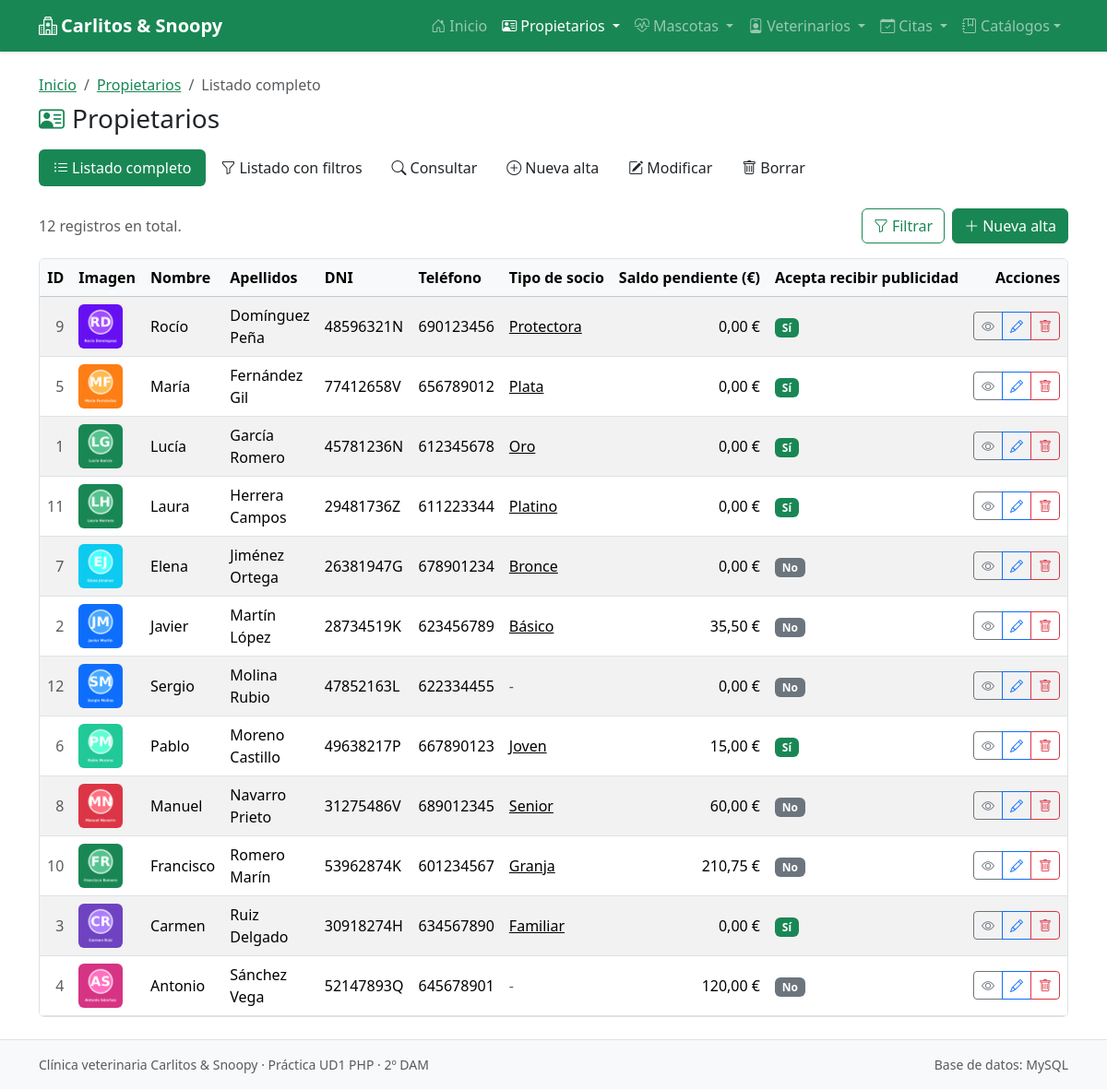
/listado.php?t=propietarios, run on the app's committed database.
### tables this page shows
CREATE TABLE propietarios (
  id                 INT UNSIGNED  NOT NULL AUTO_INCREMENT,
  nombre             VARCHAR(50)   NOT NULL,
  apellidos          VARCHAR(100)  NOT NULL,
  dni                CHAR(9)       NOT NULL,
  telefono           VARCHAR(15)   NOT NULL,
  email              VARCHAR(100)  NULL,
  direccion          VARCHAR(150)  NULL,
  saldo_pendiente    DECIMAL(8,2)  NOT NULL DEFAULT 0.00,
  acepta_publicidad  TINYINT(1)    NOT NULL DEFAULT 0,
  fecha_alta         DATE          NOT NULL,
  foto               VARCHAR(255)  NULL,
  tipo_socio_id      INT UNSIGNED  NULL,           
  PRIMARY KEY (id),
  UNIQUE KEY uk_propietarios_dni (dni),
  UNIQUE KEY uk_propietarios_email (email),
  KEY idx_propietarios_tipo_socio (tipo_socio_id),
  CONSTRAINT ck_propietarios_publicidad CHECK (acepta_publicidad IN (0, 1)),
  CONSTRAINT fk_propietarios_tipo_socio
    FOREIGN KEY (tipo_socio_id) REFERENCES tipos_socio (id)
    ON UPDATE CASCADE ON DELETE SET NULL
);

### www/config.php (called while the page is built, shortened)
<?php
function env(string $nombre, string $porDefecto = ''): string
{
    $valor = getenv($nombre);
    return ($valor === false || $valor === '') ? $porDefecto : $valor;
}
function conectar(): PDO
{
    $opciones = [
        PDO::ATTR_ERRMODE            => PDO::ERRMODE_EXCEPTION,
        PDO::ATTR_DEFAULT_FETCH_MODE => PDO::FETCH_ASSOC,
    ];
    if (DB_DRIVER === 'pgsql') {
        $dsn = 'pgsql:host=' . DB_HOST . ';port=' . DB_PORT . ';dbname=' . DB_NAME . ';sslmode=' . env('DB_SSLMODE', 'require');
        $opciones[PDO::ATTR_EMULATE_PREPARES] = true;
    } else {
        $dsn = 'mysql:host=' . DB_HOST . ';port=' . DB_PORT . ';dbname=' . DB_NAME . ';charset=utf8mb4';
    }
    $pdo = new PDO($dsn, DB_USER, DB_PASS, $opciones);
    return $pdo;
}

### www/inc/componentes.php (the view, shortened to what this page needs)
<?php
function tabla_registros(string $tabla, array $filas): void
{
    $d = def($tabla);
    $columnas = array_filter($d['campos'], fn($c) => !empty($c['lista']));
    ?>
    <div class="table-responsive border rounded bg-body">
        <table class="table table-hover table-striped align-middle mb-0">
            <thead class="table-light">
            <tr>
                <th scope="col" class="text-end">ID</th>
                <th scope="col">Imagen</th>
                <?php foreach ($columnas as $campo): ?>
                    <th scope="col" class="<?= in_array($campo['tipo'], ['decimal', 'entero'], true) ? 'text-end' : '' ?> text-nowrap"><?= e($campo['label']) ?></th>
                <?php endforeach; ?>
                <th scope="col" class="text-end">Acciones</th>
            </tr>
            </thead>
            <tbody>
            <?php foreach ($filas as $f): ?>
                <tr>
                    <td class="text-end text-body-secondary"><?= (int) $f['id'] ?></td>
                    <td><img src="<?= e(url_imagen($f[$d['imagen']])) ?>" alt="" class="miniatura rounded" loading="lazy"></td>
                    <?php foreach ($columnas as $nombre => $campo): ?>
                        <td class="<?= in_array($campo['tipo'], ['decimal', 'entero'], true) ? 'text-end text-nowrap' : '' ?>">
                            <?= mostrar_valor($campo, $f, $nombre) ?></td>
                    <?php endforeach; ?>
                    <td class="text-end text-nowrap">
                        <div class="btn-group btn-group-sm" role="group" aria-label="Acciones">
                            <a class="btn btn-outline-secondary" href="<?= e(url('consulta', ['t' => $tabla, 'id' => $f['id']])) ?>" title="Ver ficha"><i class="bi bi-eye"></i><span class="visually-hidden">Ver</span></a>
                            <a class="btn btn-outline-primary" href="<?= e(url('modificar', ['t' => $tabla, 'id' => $f['id']])) ?>" title="Modificar"><i class="bi bi-pencil"></i><span class="visually-hidden">Modificar</span></a>
                            <a class="btn btn-outline-danger" href="<?= e(url('borrar', ['t' => $tabla, 'id' => $f['id']])) ?>" title="Borrar"><i class="bi bi-trash"></i><span class="visually-hidden">Borrar</span></a>
                        </div>
                    </td>
                </tr>
            <?php endforeach; ?>
            </tbody>
        </table>
    </div>
    <?php
}
    ?>

### www/inc/cabecera.php (shortened to what this page needs)
<?php
$tabla = $tabla ?? null;
$op    = $op ?? null;
$pagina_actual = basename($_SERVER['SCRIPT_NAME'] ?? '');
?>
<!doctype html>
<html lang="es">
<head>
    <link href="https://cdn.jsdelivr.net/npm/bootstrap@5.3.8/dist/css/bootstrap.min.css" rel="stylesheet"
>
    <link href="https://cdn.jsdelivr.net/npm/bootstrap-icons@1.13.1/font/bootstrap-icons.min.css" rel="stylesheet">
    <link href="css/app.css" rel="stylesheet">
</head>
<body class="d-flex flex-column min-vh-100">
<nav class="navbar navbar-expand-lg bg-success sticky-top shadow-sm" data-bs-theme="dark">
    <div class="container">
        <a class="navbar-brand fw-bold" href="index.php"><i class="bi bi-hospital me-1"></i>Carlitos &amp; Snoopy</a>
        <div class="collapse navbar-collapse" id="menu">
            <ul class="navbar-nav ms-auto">
                <li class="nav-item">
                    <a class="nav-link<?= $pagina_actual === 'index.php' ? ' active' : '' ?>" href="index.php"
                       <?= $pagina_actual === 'index.php' ? 'aria-current="page"' : '' ?>><i class="bi bi-house-door me-1"></i>Inicio</a>
                </li>
                <?php foreach (TABLAS as $nombre => $dt): if ($dt['grupo'] !== 'principal') continue; ?>
                    <li class="nav-item dropdown">
                        <a class="nav-link dropdown-toggle<?= $tabla === $nombre ? ' active' : '' ?>" href="#" role="button"
                           data-bs-toggle="dropdown" aria-expanded="false">
                            <i class="bi <?= $dt['icono'] ?> me-1"></i><?= e($dt['titulo']) ?>
                        </a>
                    </li>
                <?php endforeach; ?>
                <li class="nav-item dropdown">
                    <?php $en_catalogo = $tabla && TABLAS[$tabla]['grupo'] === 'catalogo'; ?>
                    <a class="nav-link dropdown-toggle<?= $en_catalogo ? ' active' : '' ?>" href="#" role="button"
                       data-bs-toggle="dropdown" aria-expanded="false"><i class="bi bi-journal-bookmark me-1"></i>Catálogos</a>
                </li>
            </ul>
        </div>
    </div>
</nav>
<main id="contenido" class="container py-4 flex-grow-1">
<?php if ($tabla): $dt = TABLAS[$tabla]; ?>
    <nav aria-label="Ruta">
        <ol class="breadcrumb small mb-2">
            <li class="breadcrumb-item"><a href="index.php">Inicio</a></li>
            <li class="breadcrumb-item"><a href="<?= e(url('listado', ['t' => $tabla])) ?>"><?= e($dt['titulo']) ?></a></li>
            <?php if ($op): ?><li class="breadcrumb-item active" aria-current="page"><?= OPERACIONES[$op][0] ?></li><?php endif; ?>
        </ol>
    </nav>
    <div class="d-flex flex-wrap align-items-center justify-content-between gap-2 mb-3">
        <h1 class="h3 mb-0"><i class="bi <?= $dt['icono'] ?> text-success me-2"></i><?= e($titulo) ?></h1>
    </div>
    <ul class="nav nav-pills submenu mb-4 flex-nowrap overflow-auto">
        <?php foreach (OPERACIONES as $clave => [$texto, $icono]): ?>
            <li class="nav-item">
                <a class="nav-link text-nowrap<?= $op === $clave ? ' active' : '' ?>" href="<?= e(url($clave, ['t' => $tabla])) ?>"
                   <?= $op === $clave ? 'aria-current="page"' : '' ?>><i class="bi <?= $icono ?> me-1"></i><?= $texto ?></a>
            </li>
        <?php endforeach; ?>
    </ul>
<?php endif; ?>

### www/listado.php (shortened to what this page needs)
<?php
require_once __DIR__ . '/inc/funciones.php';
require_once __DIR__ . '/inc/componentes.php';
$tabla  = tabla_actual();
$op     = 'listado';
$titulo = def($tabla)['titulo'];
try {
    $filas = todos($tabla);
} catch (PDOException $ex) {
    $error = $ex;
}
require __DIR__ . '/inc/cabecera.php';
if (isset($error)) {
    error_conexion($error);
} else { ?>
    <div class="d-flex flex-wrap justify-content-between align-items-center gap-2 mb-3">
        <p class="mb-0 text-body-secondary"><?= count($filas) ?> registro<?= count($filas) === 1 ? '' : 's' ?> en total.</p>
        <div class="d-flex gap-2">
            <a class="btn btn-outline-success" href="<?= e(url('filtrar', ['t' => $tabla])) ?>"><i class="bi bi-funnel me-1"></i>Filtrar</a>
            <a class="btn btn-success" href="<?= e(url('alta', ['t' => $tabla])) ?>"><i class="bi bi-plus-lg me-1"></i>Nueva alta</a>
        </div>
    </div>
    <?php tabla_registros($tabla, $filas);
}
require __DIR__ . '/inc/pie.php';

### www/inc/funciones.php (shortened to what this page needs)
<?php
require_once __DIR__ . '/../config.php';
function e($valor): string
{
    return htmlspecialchars((string) $valor, ENT_QUOTES, 'UTF-8');
}
function tabla_actual(): string
{
    $t = $_GET['t'] ?? $_POST['t'] ?? '';
    return $t;
}
function def(string $tabla): array
{
    return TABLAS[$tabla];
}
function url(string $pagina, array $parametros = []): string
{
    $parametros = array_filter($parametros, fn($v) => $v !== null && $v !== '');
    return $pagina . '.php' . ($parametros ? '?' . http_build_query($parametros) : '');
}
function url_imagen(?string $ruta): string
{
    return $ruta;
}
function fmt_numero($v, int $decimales = 2): string
{
    return number_format((float) $v, $decimales, ',', '.');
}
function mostrar_valor(array $campo, array $fila, string $nombre): string
{
    $v = $fila[$nombre] ?? null;
    switch ($campo['tipo']) {
        case 'bool':
            return (int) $v === 1
                ? '<span class="badge text-bg-success">Sí</span>'
                : '<span class="badge text-bg-secondary">No</span>';
        case 'fk':
            $texto = $fila[$nombre . '__txt'] ?? null;
            if ($v === null || $texto === null) {
                return '<span class="text-body-secondary">-</span>';
            }
            return '<a class="link-body-emphasis" href="' . e(url('consulta', ['t' => $campo['tabla'], 'id' => $v])) . '">' . e($texto) . '</a>';
        case 'decimal':
            return e(fmt_numero($v)) . (!empty($campo['moneda']) ? '&nbsp;€' : '');
        default:
            return ($v === null || $v === '') ? '<span class="text-body-secondary">-</span>' : e($v);
    }
}
function sql_select(string $tabla): string
{
    $partes = ['t.*'];
    foreach (def($tabla)['campos'] as $nombre => $campo) {
        if ($campo['tipo'] === 'fk') {
            $ref = $campo['tabla'];
            $partes[] = '(SELECT ' . (def($ref)['corta'] ?? def($ref)['etiqueta']) . " FROM $ref x WHERE x.id = t.$nombre) AS {$nombre}__txt";
        }
    }
    return 'SELECT ' . implode(', ', $partes) . " FROM $tabla t";
}
function orden(string $tabla): string
{
    $cols = array_map(fn($c) => 't.' . trim($c), explode(',', def($tabla)['orden']));
    return ' ORDER BY ' . implode(', ', $cols) . ', t.id';
}
function todos(string $tabla): array
{
    return conectar()->query(sql_select($tabla) . orden($tabla))->fetchAll();
}

### www/inc/pie.php (shortened to what this page needs)
</main>
<footer class="bg-body-tertiary border-top py-3 mt-auto">
    <div class="container small text-body-secondary d-flex flex-wrap justify-content-between gap-2">
        <span>Clínica veterinaria Carlitos &amp; Snoopy · Práctica UD1 PHP · 2º DAM</span>
        <span>Base de datos: <?= DB_DRIVER === 'pgsql' ? 'PostgreSQL (Supabase)' : 'MySQL' ?></span>
    </div>
</footer>
</body>
</html>

### www/css/app.css (style rules this page uses)
:root { --bs-link-color-rgb: 25, 135, 84; --bs-link-hover-color-rgb: 20, 108, 67; }
.miniatura { width: 48px; height: 48px; object-fit: cover; }
.submenu .nav-link { color: var(--bs-body-color); }
.submenu .nav-link.active { background-color: #198754; color: #fff; }

### data on the page
propietarios: label "Nombre", label "DNI", label "Teléfono", id "1", foto (picture), nombre "Lucía", apellidos "García Romero", dni "45781236N", telefono "612345678", texto "Oro", saldo_pendiente "0,00 €", acepta_publicidad "Sí"
propietarios: label "Saldo pendiente (€)", id "2", foto (picture), nombre "Javier", apellidos "Martín López", dni "28734519K", telefono "623456789", texto "Básico", saldo_pendiente "35,50 €", acepta_publicidad "No"
propietarios: id "9", foto (picture), nombre "Rocío", apellidos "Domínguez Peña", dni "48596321N", telefono "690123456", texto "Protectora", saldo_pendiente "0,00 €", acepta_publicidad "Sí"
propietarios: id "5", foto (picture), nombre "María", apellidos "Fernández Gil", dni "77412658V", telefono "656789012", texto "Plata", saldo_pendiente "0,00 €", acepta_publicidad "Sí"
propietarios: id "11", foto (picture), nombre "Laura", apellidos "Herrera Campos", dni "29481736Z", telefono "611223344", texto "Platino", saldo_pendiente "0,00 €", acepta_publicidad "Sí"
propietarios: id "7", foto (picture), nombre "Elena", apellidos "Jiménez Ortega", dni "26381947G", telefono "678901234", texto "Bronce", saldo_pendiente "0,00 €", acepta_publicidad "No"
propietarios: id "12", foto (picture), nombre "Sergio", apellidos "Molina Rubio", dni "47852163L", telefono "622334455", saldo_pendiente "0,00 €", acepta_publicidad "No"
propietarios: id "6", foto (picture), nombre "Pablo", apellidos "Moreno Castillo", dni "49638217P", telefono "667890123", texto "Joven", saldo_pendiente "15,00 €", acepta_publicidad "Sí"
propietarios: id "8", foto (picture), nombre "Manuel", apellidos "Navarro Prieto", dni "31275486V", telefono "689012345", texto "Senior", saldo_pendiente "60,00 €", acepta_publicidad "No"
propietarios: id "10", foto (picture), nombre "Francisco", apellidos "Romero Marín", dni "53962874K", telefono "601234567", texto "Granja", saldo_pendiente "210,75 €", acepta_publicidad "No"
propietarios: id "3", foto (picture), nombre "Carmen", apellidos "Ruiz Delgado", dni "30918274H", telefono "634567890", texto "Familiar", saldo_pendiente "0,00 €", acepta_publicidad "Sí"
propietarios: id "4", foto (picture), nombre "Antonio", apellidos "Sánchez Vega", dni "52147893Q", telefono "645678901", saldo_pendiente "120,00 €", acepta_publicidad "No"

### other printed values
$dt['titulo'] "Propietarios"
$dt['titulo'] "Mascotas"
$dt['titulo'] "Veterinarios"
$dt['titulo'] "Citas"
OPERACIONES[$op][0] "Listado completo"
$titulo "Propietarios"
$texto "Listado completo"
$texto "Listado con filtros"
$texto "Consultar"
$texto "Nueva alta"
$texto "Modificar"
$texto "Borrar"
count($filas) "12"
$campo['label'] "Apellidos"
$campo['label'] "Tipo de socio"
